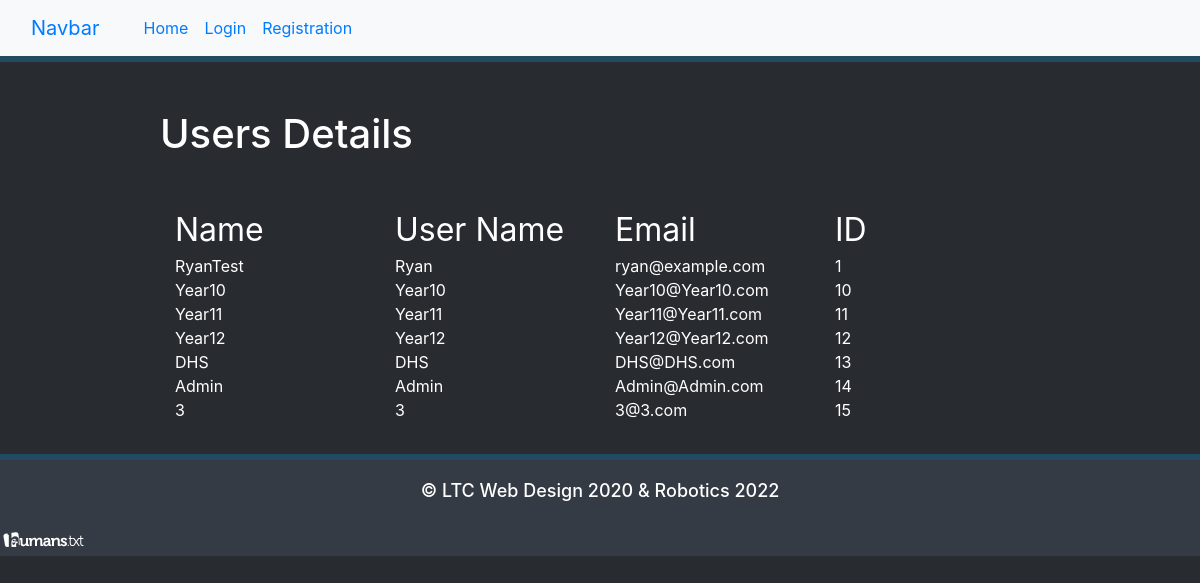
The page /report/allUserDetails on the database as committed earlier.
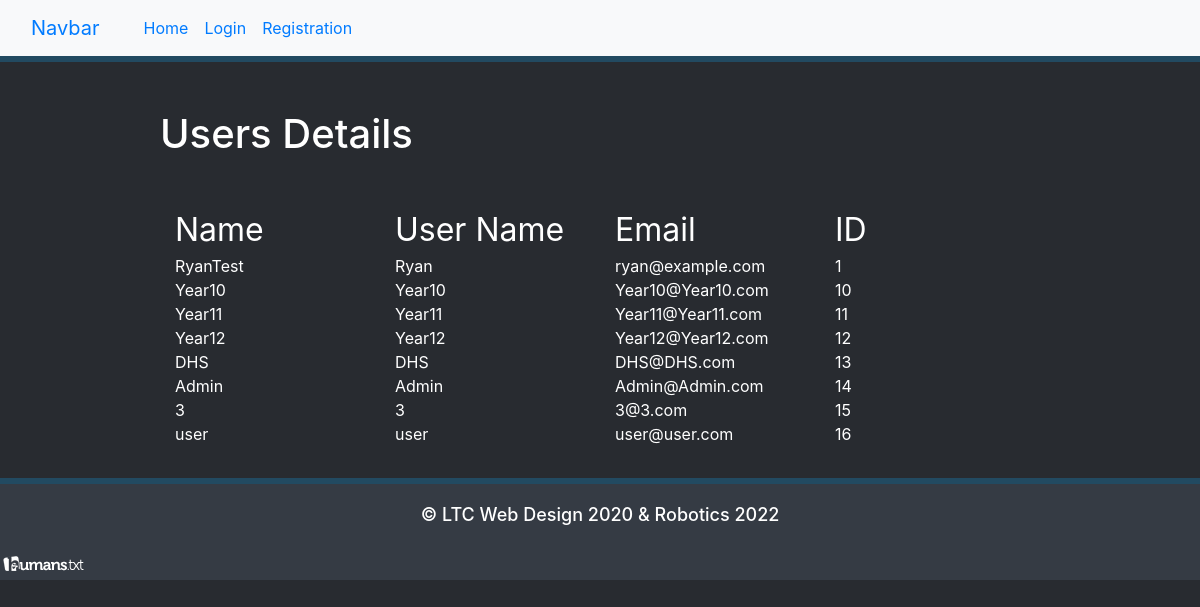
The same page on the database as committed later.
### models.py (models this page shows, shortened)
class User(UserMixin, db.Model):
    id = db.Column(db.Integer, primary_key=True)
    name = db.Column(db.String(64), index=True, unique=True)
    username = db.Column(db.String(64), index=True, unique=True)
    email = db.Column(db.String(120), index=True, unique=True)
    password_hash = db.Column(db.String(128))
    is_administrator = db.Column(db.Boolean)
    current_score = db.Column(db.Integer)
    active_player = db.Column(db.Boolean)

### bp_game_management.py (the view)
@game_management_blueprint.route('/report/allUserDetails')
def all_user_details():
    sql = text('select name, username, email, id from user')
    result = db.engine.execute(sql)
    users = []
    for row in result:
        users.append(row)
    print(users)
    return render_template('userDetails.html', Title='Users Details', data=users, user=current_user)

### templates/userDetails.html (shortened to what this page needs)
{% extends 'base.html' %}
{% block header %}
    <h1>{{ Title }}</h1>
{% endblock %}
{% block content %}
    <div class="container-fluid">
        <div class="row">
            <div style='font-size: xx-large' class="col-lg-3 text-white">Name</div>
            <div style='font-size: xx-large' class="col-lg-3 text-white">User Name</div>
            <div style='font-size: xx-large' class="col-lg-3 text-white">Email</div>
            <div style='font-size: xx-large' class="col-lg-3 text-white">ID</div>
        </div>
        {% for user in data %}
            <div class="row">
                <div class="col-lg-3 text-white">{{ user[0] }}</div>
                <div class="col-lg-3 text-white">{{ user[1] }}</div>
                <div class="col-lg-3 text-white">{{ user[2] }}</div>
                <div class="col-lg-3 text-white">{{ user[3] }}</div>
            </div>
        {% endfor %}
    </div>
{% endblock %}

Rows that differ between the two databases and show on the page:
added User: Name "user", username "user", email "user@user.com", id "16"
